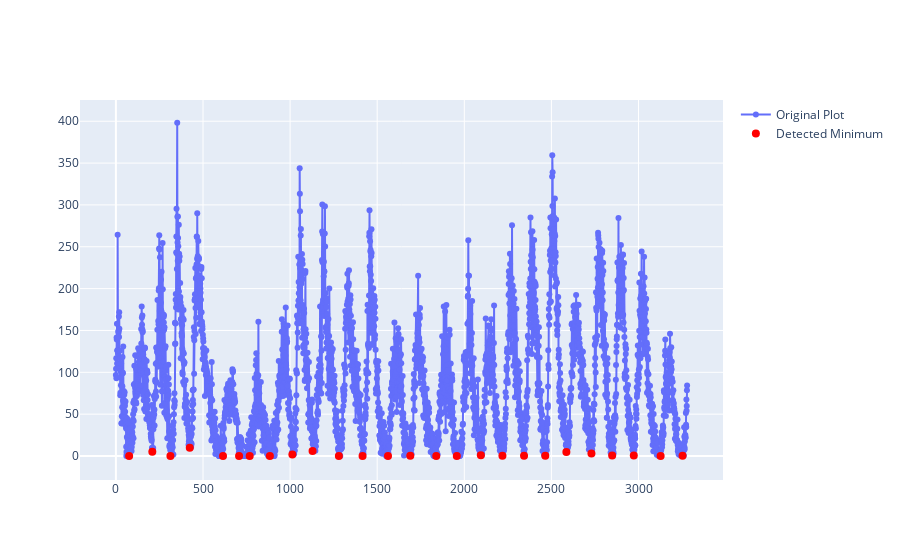

Write notebook code for a chart like this one.
### Code cell
# time_series = data[CSV_DATA_COLUMN]

time_series = data[CSV_DATA_COLUMN].mul(-1.0)

indices = scipy.find_peaks(time_series, width=24, distance=34, prominence=30)[0]
time_series = data[CSV_DATA_COLUMN]

fig = go.Figure()
fig.add_trace(go.Scatter(
    y=time_series,
    mode='lines+markers',
    name='Original Plot'
))


fig.add_trace(go.Scatter(
    x=indices,
    y=[time_series[j] for j in indices],
    mode='markers',
    marker=dict(
        size=8,
        color='red',
    ),
    name='Detected Minimum'
))

fig.show()

### Figure 1 — Plotly figure (JSON) as saved in the notebook; plotly's stock layout.template omitted (floating-point values rounded to 4 significant figures; data arrays with more than 128 entries replaced by an {"elided": "..."} marker saying what was removed)
{"data": [{"mode": "lines+markers", "name": "Original Plot", "type": "scatter", "y": {"elided": "3280 float values"}}, {"marker": {"color": "red", "size": 8}, "mode": "markers", "name": "Detected Minimum", "type": "scatter", "x": [76, 209, 313, 424, 615, 707, 768, 884, 1013, 1129, 1280, 1416, 1562, 1690, 1839, 1957, 2095, 2219, 2343, 2465, 2586, 2730, 2849, 2973, 3127, 3253], "y": [0, 5, 0, 10, 0, 0, 0, 0, 1.7, 5.9, 0, 0, 0, 0.3, 0, 0, 0.8, 0.4, 0.4, 0.4, 4.8, 2.9, 0.6, 0.7, 0, 0.2]}], "layout": {}}
